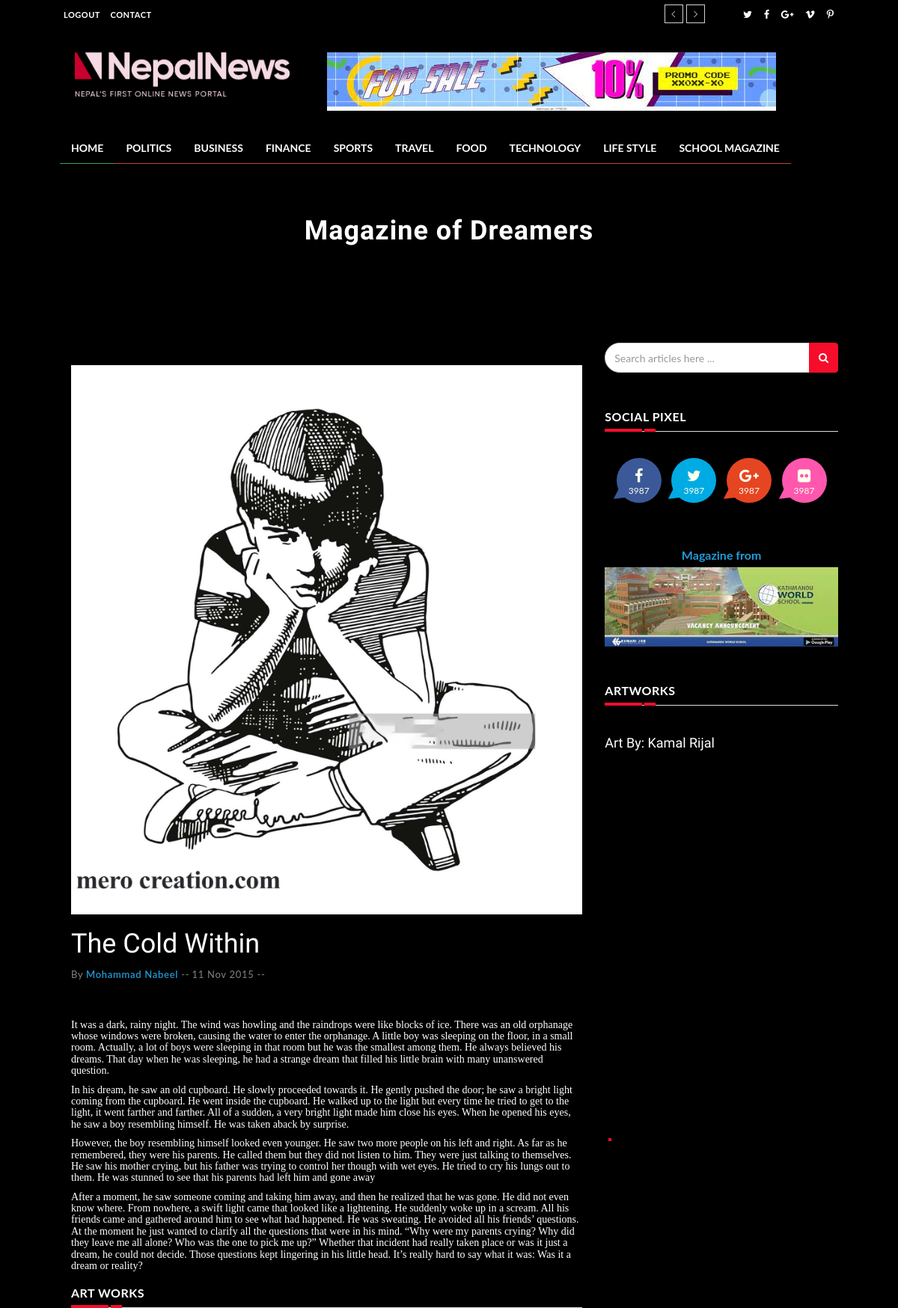
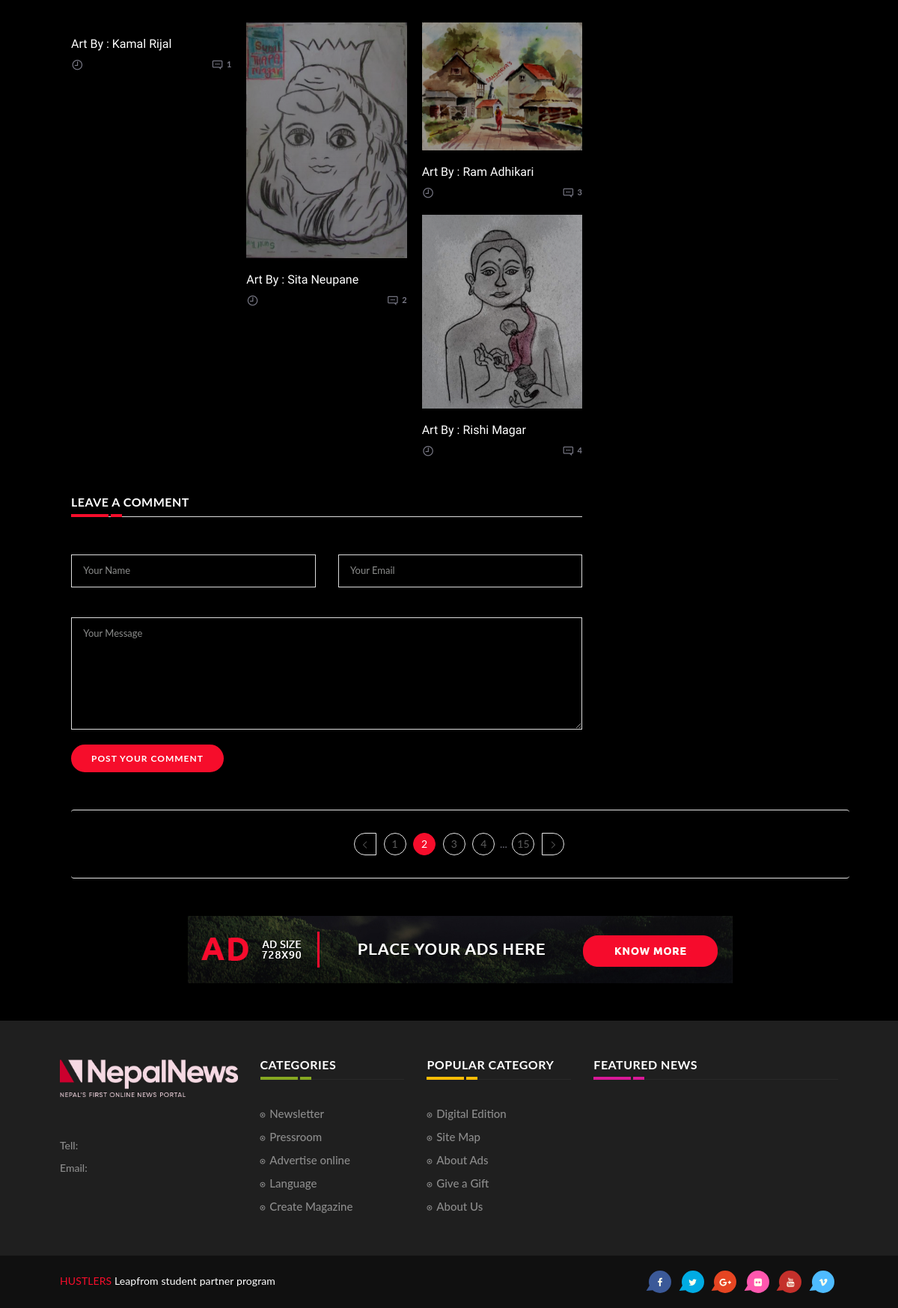
The app's page /user/magazine/1 (signed in) with its own data (2 pictures, top to bottom).
### article/models.py (models this page shows, shortened)
class ArticleCategory(models.Model):
    STATUS = (
        ('True', 'True'),
        ('False', 'False'),
    )
    title = models.CharField(max_length=50)
    keywords = models.CharField(max_length=255)
    description = models.TextField(max_length=255)
    image=models.ImageField(blank=False,upload_to='images/')
    status=models.CharField(max_length=10, choices=STATUS , default='True')
    slug = models.SlugField(null=False, unique=True)
    create_at=models.DateTimeField(auto_now_add=True)
    update_at=models.DateTimeField(auto_now=True)

### magazine/models.py (models this page shows, shortened)
class Magazine(models.Model):
    STATUS = (
        ('True', 'True'),
        ('False', 'False'),
    )
    school = models.ForeignKey(PartnerSchool, on_delete=models.CASCADE) #many to one relation with Category
    title = models.CharField(max_length=150)
    keywords = models.CharField(max_length=255)
    description = models.TextField(max_length=255)
    coverimage=models.ImageField(upload_to='images/',null=False)
    editor = models.CharField(max_length=255 , default= "student")
    detail=RichTextUploadingField()
    slug = models.SlugField(null=False, unique=True)
    status=models.CharField(max_length=10,choices=STATUS , default="True")
    create_at=models.DateTimeField(auto_now_add=True)
    update_at=models.DateTimeField(auto_now=True)

class SchoolArticle(models.Model):
    STATUS = (
        ('True', 'True'),
        ('False', 'False'),
    )
    magazine = models.ForeignKey(Magazine, on_delete=models.CASCADE) #many to one relation with Category
    title = models.CharField(max_length=150)
    image=models.ImageField(upload_to='images/',null=False)
    writer =  models.CharField(max_length=150)
    content=RichTextUploadingField()
    slug = models.SlugField(null=False, unique=True)
    status=models.CharField(max_length=10,choices=STATUS , default="True")
    create_at=models.DateTimeField(auto_now_add=True)
    update_at=models.DateTimeField(auto_now=True)

class SchoolArtImages(models.Model):
    magazine=models.ForeignKey(Magazine,on_delete=models.CASCADE)
    artist = models.CharField(max_length=50,blank=True)
    image = models.ImageField(blank=True, upload_to='images/')

class PartnerSchool(models.Model):
    name = models.CharField(max_length=50,blank=True)
    address = models.CharField(max_length=50,blank=True)
    phone = models.CharField(max_length=50,blank=True)
    description = models.CharField(max_length=50,blank=True)
    logo = models.ImageField(blank=True, upload_to='images/')
    banner = models.ImageField(blank=True, upload_to='images/')

### user/views.py (the view)
# urls.py: path('magazine/<int:id>', views.magazine_detail, name='magazine_detail'),
def magazine_detail(request , id ):
    category = ArticleCategory.objects.all()
    magazine = Magazine.objects.get(id = id )
    articles  = SchoolArticle.objects.filter(magazine = id)
    arts = SchoolArtImages.objects.filter(magazine = id)
    school = PartnerSchool.objects.get(id = magazine.school.id)
    current_user = request.user  # Access User Session information
    profile = UserProfile.objects.get(user_id=current_user.id)
    context = {'category': category,
               'magazine':magazine,
               'articles':articles,
               'school':school,
               'arts':arts,
               'profile':profile
               }
    return render(request,'magazine_detail.html' ,context)

### user/templates/magazine_detail.html (shortened to what this page needs)
{% extends 'homebase.html' %}
{% load i18n %}
{% block body %}
{% load static %}
<section class="block-inner" style="background-color: black;">
	<div class="container" style="background-color: black;">
		<div class="row">
			<div class="col-sm-12" >
				<h1 style="color: white;">{{magazine.title}}</h1>
			</div>
		</div>
	</div>
</section>
<div class="container">
	<div class="row">
		<div class="col-sm-4">
			{% for rs in articles %}
		    <div class="container">
				<div class="row">
					<div class="col-sm-8">
						<article class="content">
							<div class="post-thumb">
								<img src="{{rs.image.url}}" class="img-responsive post-image" alt="">
							</div>
							<h1 style="color: white;">{{rs.title}}</h1>
							<div class="date">
								<ul>
									<li>By <a title="" href="#"><span style="color: #229ad6;">{{rs.writer}}</span></a> --</li>
									<li><a title="" href="#">11 Nov 2015</a> --</li>
								</ul>
							</div>
							<p style="color: white;">{{rs.content  | safe}} </p>
							<div class="related-news-inner">
								<h3 class="category-headding " style="color: white;">Art Works</h3>
								<div class="headding-border"></div>
								<div class="row">
									<div id="content-slide-5" class="owl-carousel">
										<div class="item">
											<div class="row rn_block">
											{% for rs in arts%}
											<div class="col-xs-6 col-md-4 col-sm-4 padd">
												<div class="post-wrapper wow fadeIn" data-wow-duration="2s" data-wow-delay="0.4s">
													<div class="post-thumb">
														<a href="#">
															<img class="img-responsive" src="{{rs.image.url}}" alt="">
														</a>
													</div>
												</div>
												<div class="post-title-author-details">
													<h4><a href="#">Art By : {{ rs.artist}}</a></h4>
													<div class="post-editor-date">
														<div class="post-date">
															<i class="pe-7s-clock"></i> {{rs.create_at}}
														</div>
														<div class="post-author-comment"><i class="pe-7s-comment"></i> {{rs.id}} </div>
													</div>
												</div>
											</div>
											{% endfor %}
											</div>
										</div>
									</div>
								</div>
							</div>
							<div class="form-area">
								<h3 class="category-headding " style="color: white;">LEAVE A COMMENT</h3>
								<div class="headding-border"></div>
								<form>
									<div class="row">
										<div class="col-sm-6">
											<span class="input">
													<input class="input_field" type="text" id="input-1">
													<label class="input_label" for="input-1">
														<span class="input_label_content" data-content="Your Name">Your Name</span>
											</label>
											</span>
										</div>
										<div class="col-sm-6">
											<span class="input">
													<input class="input_field" type="text" id="input-2">
													<label class="input_label" for="input-2">
														<span class="input_label_content" data-content="Your Email">Your Email</span>
											</label>
											</span>
										</div>
										<div class="col-sm-12">
											<span class="input">
													<textarea class="input_field" id="message"></textarea>
													<label class="input_label" for="message">
														<span class="input_label_content" data-content="Your Email">Your Message</span>
											</label>
											</span>
											<button type="button" class="btn btn-style">Post Your Comment</button>
										</div>
									</div>
								</form>
							</div>
						</article>
					</div>
				</div>
			</div>
			{% endfor %}
		</div>
		<div class="col-sm-4">
		</div>
		<aside class="col-sm-4 left-padding">
			<div class="input-group search-area c-search">
				<input type="text" class="form-control" placeholder="Search articles here ..." name="q">
				<div class="input-group-btn">
					<button class="btn btn-search" type="submit"><i class="fa fa-search" aria-hidden="true"></i></button>
				</div>
			</div>
			<h3 class="category-headding " style="color: white;">SOCIAL PIXEL</h3>
			<div class="headding-border"></div>
			<div class="social">
				<ul>
					<li><a href="#" class="facebook"><i class="fa  fa-facebook"></i><span>3987</span> </a></li>
					<li><a href="#" class="twitter"><i class="fa  fa-twitter"></i><span>3987</span></a></li>
					<li><a href="#" class="google"><i class="fa  fa-google-plus"></i><span>3987</span></a></li>
					<li><a href="#" class="flickr"><i class="fa fa-flickr"></i><span>3987</span> </a></li>
				</ul>
			</div>
			<div class="banner-add">
				<span class="add-title" style="font-size: medium; font-weight: bold; color: #229ad6;  padding: 4px;">Magazine from</span>
				<a href="#"><img src="{{school.banner.url}}" class="img-responsive center-block" alt=""></a>
			</div>
			<div class="widget-slider-inner">
				<h3 class="category-headding " style="color: white;">Artworks</h3>
				<div class="headding-border"></div>
				<div id="widget-slider" class="owl-carousel owl-theme">
					{% for rs in arts %}
					<div class="item">
						<h4><a href="#">Art By: {{rs.artist}}</a></h4>
						<div class="date">
						</div>
					</div>
					{% endfor %}
				</div>
			</div>
		</aside>
	</div>
	<div class="container">
		<div class="row">
			<div class="col-sm-12">
				<ul class="pagination">
					<li>
						<a href="#" class="prev">
							<i class="pe-7s-angle-left"></i>
						</a>
					</li>
					<li> <a href="#">1</a></li>
					<li> <a href="#" class="active">2</a></li>
					<li> <a href="#">3</a></li>
					<li> <a href="#">4</a></li>
					<li> ... </li>
					<li> <a href="#">15</a></li>
					<li>
						<a href="#" class="next"> <i class="pe-7s-angle-right"></i></a>
					</li>
				</ul>
			</div>
			<div class="col-sm-12">
				<div class="banner">
					<img src="{% static '' %}images/top-bannner2.jpg" class="img-responsive center-block" alt="">
				</div>
			</div>
		</div>
	</div>
</div>
{% endblock %}

### home/templates/header.html (shortened to what this page needs)
{% load static%}
    <header >
        <div class="top_header hidden-xs" style="background-color: black;">
            <div class="container">
                <div class="row">
                    <div class="col-sm-4 col-md-3">
                        <div class="top_header_menu_wrap">
                            <ul class="top-header-menu">
                                {% if current_user %}
                                <li><a href="/signup"  style="color: white;">REGISTER</a></li>
                                <li >
                                    <a href="/login"  style="color: white;" >LOGIN</a>
                                </li>
                                {% else %}
                                <li >
                                    <a href="/logout"  style="color: white;" >LOGOUT</a>
                                </li>
                                {% endif %}
                                <li><a href="#"  style="color: white;">CONTACT</a></li>
                            </ul>
                        </div>
                    </div>
                    <div class="col-sm-8 col-md-7">
                        <div class="newsticker-inner">
                            <ul class="newsticker">
                            </ul>
                            <div class="next-prev-inner">
                                <a href="#" id="prev-button"><i class='pe-7s-angle-left'></i></a>
                                <a href="#" id="next-button"><i class='pe-7s-angle-right'></i></a>
                            </div>
                        </div>
                    </div>
                    <div class="col-sm-12 col-md-2">
                        <div class="top_header_icon">
                            <span class="top_header_icon_wrap">
                                    <a target="_blank" href="#" title="Twitter"><i  style="color: white;" class="fa fa-twitter"></i></a>
                                </span>
                            <span class="top_header_icon_wrap">
                                    <a target="_blank" href="#" title="Facebook"><i  style="color: white;" class="fa fa-facebook"></i></a>
                                </span>
                            <span class="top_header_icon_wrap">
                                    <a target="_blank" href="#" title="Google"><i  style="color: white;" class="fa fa-google-plus"></i></a>
                                </span>
                            <span class="top_header_icon_wrap">
                                    <a target="_blank" href="#" title="Vimeo"><i  style="color: white;" class="fa fa-vimeo"></i></a>
                                </span>
                            <span class="top_header_icon_wrap">
                                    <a target="_blank" href="#" title="Pintereset"><i  style="color: white;" class="fa fa-pinterest-p"></i></a>
                                </span>
                        </div>
                    </div>
                </div>
            </div>
        </div>
        <div class="top_banner_wrap" style="background-color: black;">
            <div class="container">
                <div class="row">
                    <div class="col-xs-12 col-md-4 col-sm-4">
                        <div class="header-logo">
                            <a href="/">
                                <img class="td-retina-data img-responsive" src="{% static '' %}images/footer-logo1.png" alt="">
                            </a>
                        </div>
                    </div>
                    <div class="col-xs-8 col-md-8 col-sm-8 hidden-xs">
                        <div class="header-banner">
                            <a href="#"><img class="td-retina img-responsive" src="{% static '' %}images/top-bannner1.jpg" alt=""></a>
                        </div>
                    </div>
                </div>
            </div>
        </div>
        <div class="container hidden-xs" style="background-color: black;">
            <nav class="navbar">
                <div class="collapse navbar-collapse" style="background-color: black;">
                    <ul class="nav navbar-nav" style="background-color: black;">
                        <li class="active"><a href="/" style="color: white;" class="category01">HOME</a></li>
                        {% for rs in category %}
                        <li><a href="#" style="color: white;" class="category02">{{rs.title}}</a></li>
                        {% endfor %}
                        <li><a href="/user/magazine" style="color: white;" class="category02">SCHOOL MAGAZINE</a></li>
                    </ul>
                </div>
            </nav>
        </div>
    </header>

### records on screen
ArticleCategory: title "POLITICS"
ArticleCategory: title "BUSINESS"
ArticleCategory: title "FINANCE"
ArticleCategory: title "SPORTS"
ArticleCategory: title "TRAVEL"
ArticleCategory: title "FOOD"
ArticleCategory: title "TECHNOLOGY"
ArticleCategory: title "LIFE STYLE"
Magazine: title "Magazine of Dreamers"
SchoolArticle: image (picture), title "The Cold Within", writer "Mohammad Nabeel", content "It was a dark, rainy night. The wind was howling and the raindrops were like blocks of ice. There was an old orphanage whose windows were broken, causing the water to enter the orphanage. A little boy was sleeping on the floor, in a small room. Actually, a lot of boys were sleeping in that room but he was the smallest among them. He always believed his dreams. That day when he was sleeping, he had a strange dream that filled his little brain with many unanswered question. In his dream, he saw an old cupboard. He slowly proceeded towards it. He gently pushed the door; he saw a bright light coming from the cupboard. He went inside the cupboard. He walked up to the light but every time he…"
SchoolArtImages: artist "Kamal Rijal", id "1"
SchoolArtImages: image (picture), artist "Sita Neupane", id "2"
SchoolArtImages: image (picture), artist "Ram Adhikari", id "3"
SchoolArtImages: image (picture), artist "Rishi Magar", id "4"
PartnerSchool: banner (picture)
